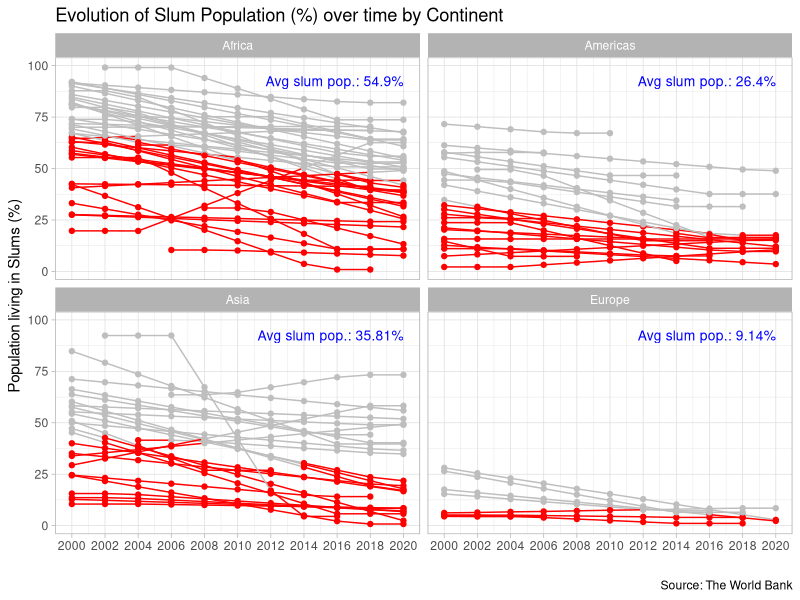
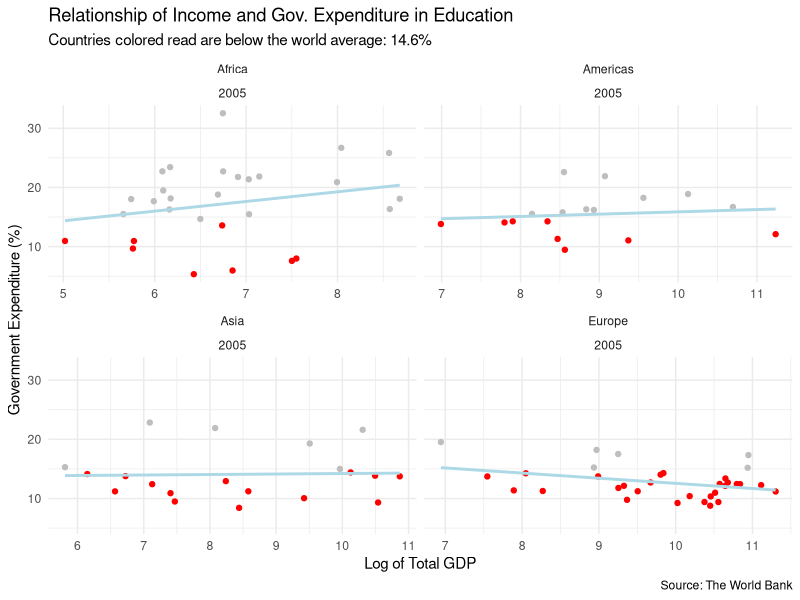

Write R code to recreate these figures, in order.
### Data Visualization
library(ggplot2)
library(tidyverse)
library(readxl)

## Reading datasets

# ISO table
country_iso <- read_xlsx("country-iso-continent.xlsx") |> 
  select(-c(2,4,6))
  
# Final table
final_table <- read_csv("data_workshop1_merged.csv") |> 
  select(-c(2,5,9,11,13,15)) |>
  rename('iso_country' = 'country') |> 
  left_join(country_iso, by = c('iso_country')) |> 
  select(12,1,11,2, everything())


## Questions we would like to explore

## (1) Creating a plot to visualize the evolution of slum populations over time

## Element 1 of a Graph: the dataset
# Computing the average slum population per continent and year
average_slum_pop <- final_table %>%
  filter(!is.na(slum_pop) & !is.na(country)) |> 
  group_by(continent, year) %>%
  summarise(avg_slum_pop = mean(slum_pop, na.rm = TRUE))

# Getting the number per country
avg_slum_pop_continent <- final_table %>%
  group_by(continent) %>%
  summarise(avg_slum_pop = mean(slum_pop, na.rm = TRUE)) %>%
  ungroup() |> 
  filter(!continent %in% c('Oceania', NA))

# Joining the average back to the original data
plot1_data <- final_table %>%
  select(country, year, slum_pop, continent) |> 
  filter(!is.na(slum_pop) & !is.na(country)) |> 
  left_join(average_slum_pop, by = c("continent", "year")) %>%
  mutate(color = ifelse(slum_pop >= avg_slum_pop, "grey", "red"))

## Elements 2 and 3 of a Graph: the aesthetics + the geometry
plot1_data |> 
  filter(continent != 'Oceania') |> 
  ggplot(aes(x = year, y = slum_pop, color = color, group = country)) +
  geom_line() +
  geom_point() +
  theme_light() +
  facet_wrap(~ continent) +
  scale_color_manual(values = c("grey", "red")) +
  labs(title = 'Evolution of Slum Population (%) over time by Continent',
       caption = 'Source: The World Bank',
       y = 'Population living in Slums (%)',
       x = '') +
  theme(legend.position = "none") +
  scale_x_continuous(breaks = seq(2000, 2020, 2)) +
  geom_text(data = avg_slum_pop_continent,
            aes(x = 2020, y = 90, label = paste0("Avg slum pop.: ", round(avg_slum_pop, 2), "%")),
            inherit.aes = FALSE,
            hjust = "right", vjust = 0, size = 3.5, color = "blue")



## (2) What countries are more likely to have a higher expenditure on Education (richer countries?)

## Element 1 of a Graph: the dataset
# Calculate the world average government expenditure on education
world_avg_exp <- final_table %>%
  summarise(avg_gov_exp = mean(gov_exp, na.rm = TRUE))

# Create a new column in final_table to indicate whether expenditure is above or below the world average
final_table <- final_table %>%
  mutate(color = ifelse(gov_exp >= world_avg_exp$avg_gov_exp, "country", "red"))

## Elements 2 and 3 of a Graph: the aesthetics + the geometry
final_table %>%
  select(country, continent, year, total_gdp, gov_exp, color) %>%
  filter(!is.na(total_gdp) & !is.na(gov_exp) & !is.na(country)) %>%
  filter(continent != 'Oceania') %>%
  filter(year == 2005) |> 
  ggplot(aes(x = log(total_gdp), y = gov_exp, color = color)) +
  geom_point() +
  scale_color_manual(values = c("country" = "grey", "red" = "red")) +
  facet_wrap(~ continent + year, scales = "free_x") +
  geom_smooth(method = 'lm', se = F, color = 'lightblue') +
  theme_minimal() +
  labs(title = 'Relationship of Income and Gov. Expenditure in Education',
       subtitle = 'Countries colored read are below the world average: 14.6%',
       caption = 'Source: The World Bank',
       y = 'Government Expenditure (%)',
       x = 'Log of Total GDP') +
  theme(legend.position = "none")

